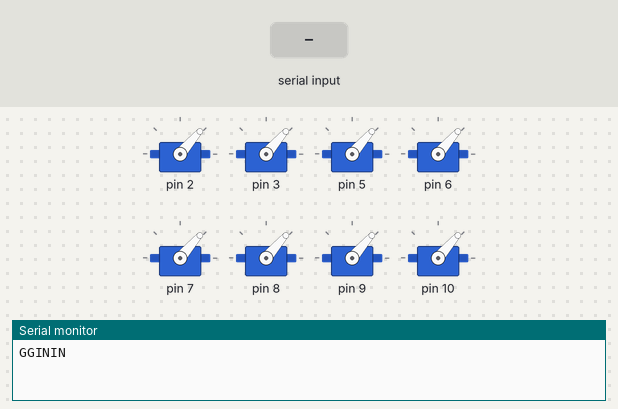
The sketch below on a simulated Arduino Uno, built with avr-gcc and run on an emulated ATmega328P. Shown: 8 × servo, the last lines printed to the serial monitor. The test bench sets the inputs (shaded band).

Above: at 1.2 s.
1.3 s: "CH\n" received over Serial
At 2.7 s:
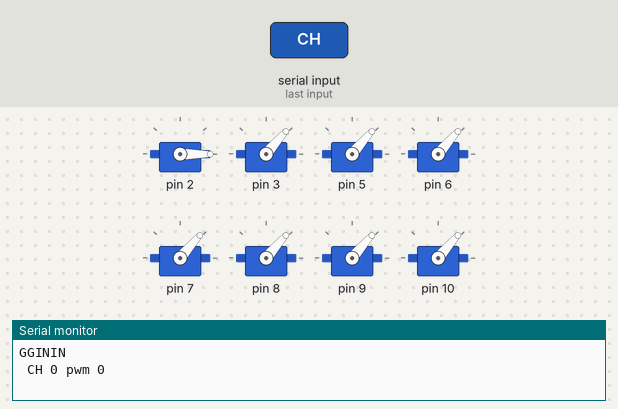
Timing chart, 0 to 4.3 s (numbered marks = the images above; inputs shaded):
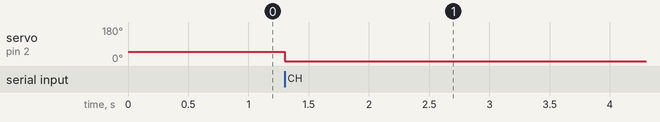

Measured:
- after the input at 1.3 s, servo on pin 2: 49° → 0° at once

The sketch:

pwm_generator.ino
```cpp
#include "console.h"
#include "servo_ctrl.h"

void setup()
{
  //Initial UART
  Serial.begin(115200);
  Serial.print("GGININ\n");

  servo_init();
}

void loop()
{
  console_loop();
  servo_process();
}
```

concole.cpp
```cpp
#include <Arduino.h>
#include "console.h"

#include "servo_ctrl.h"

uint8_t cons_data_cnt = 0;
uint8_t buf[MAX_DATA_LENGTH];

void console_sort(uint8_t *buf)
{
  const char * const divider = " ";
  char *dupstr = buf;
  char *CMD = NULL;
  char *Ch_str = NULL;

  CMD = strsep(&dupstr, divider);
  Ch_str = strsep(&dupstr, divider);

  if (strcmp(CMD, "CH") == 0)
  {
   uint8_t channel = atoi(Ch_str);
   uint16_t pwm =  atoi(dupstr);

   servo_set(channel,pwm);
  }

}

void console_parser(uint8_t data)
{
  //找到換行
  if (data == CONSOLE_LF)
  {
    //do some "things"
    //    Serial.write(buf,cons_data_cnt);
    console_sort(buf);


    //clear buffer and cnt
    memset( buf, 0, sizeof(buf));
    cons_data_cnt = 0;
    return;
  }

  buf[cons_data_cnt] = data;

  cons_data_cnt++;

  //buffer滿了
  if (cons_data_cnt >= MAX_DATA_LENGTH)
  {
    memset( buf, 0, sizeof(buf));
    cons_data_cnt = 0;
  }
  else
  {

  }
}

void console_init(void)
{


}

void console_loop(void)
{

  if (Serial.available())
  {

    console_parser(Serial.read());
  }
  else
  {
    //跳出
  }
}
```

console.h
```cpp
#include <stdio.h>


#define MAX_DATA_LENGTH 64

#define CONSOLE_CR                    0x0d // "\r"
#define CONSOLE_LF                    0x0a // "\n"

void console_loop(void);
```

servo_ctrl.cpp
```cpp
#include <Arduino.h>
#include <Servo.h>

Servo CH[8];
uint16_t ch_us[8] = {1050, 1050, 1050, 1050, 1050, 1050, 1050, 1050};

void servo_set(uint8_t channel, uint16_t input)
{
  if(channel >= 8)
  {
    return;
  }

  if(input >= 2500)
  {
    input = 2500;
  }
  ch_us[channel] = input;

  //Print Result
  Serial.print(" CH ");
  Serial.print(channel);
  Serial.print(" pwm ");
  Serial.print(ch_us[channel]);
  Serial.print("\n");
}

void servo_init(void)
{
    //initial ESC PWM output pin
  CH[0].attach(2);
  CH[1].attach(3);
  CH[2].attach(5);
  CH[3].attach(6);
  CH[4].attach(7);
  CH[5].attach(8);
  CH[6].attach(9);
  CH[7].attach(10);

  for (uint8_t i = 0; i<8 ; i++)
  {
    CH[i].writeMicroseconds(ch_us[i]);
  }
}

void servo_process(void)
{
  for (uint8_t i = 0; i<8 ; i++)
  {
    CH[i].writeMicroseconds(ch_us[i]);
  }
}
```

servo_ctrl.h
```cpp
void servo_set(uint8_t channel, uint16_t input);
void servo_init(void);
void servo_process(void);
```
